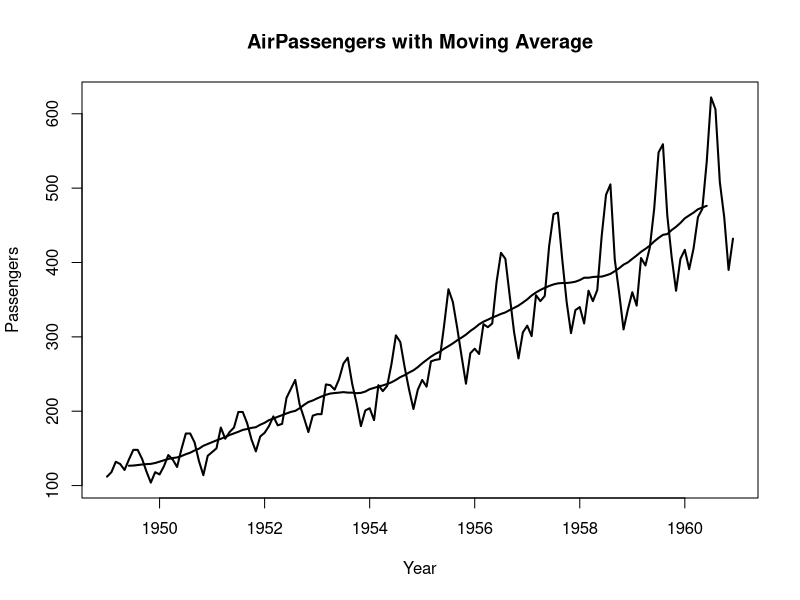

Source code (R):
# Load AirPassengers dataset
data(AirPassengers)

# Calculate 12-month moving average
moving_average <- stats::filter(
  AirPassengers,
  rep(1 / 12, 12),
  sides = 2
)

# Plot original series
plot(
  AirPassengers,
  main = "AirPassengers with Moving Average",
  xlab = "Year",
  ylab = "Passengers",
  lwd = 2
)

# Add moving average
lines(
  moving_average,
  lwd = 2
)
